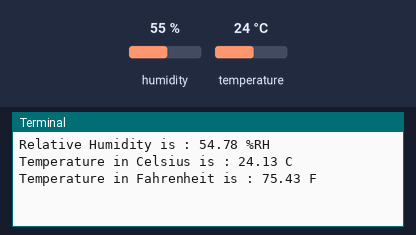
The program below on a simulated Raspberry Pi (BCM pin numbers). On the bench: the last lines printed to the terminal. Inputs (shaded band) come from the test bench; at power-on: humidity 55 %, temperature 24 °C. The desktop window is not drawn, its controls go by their first labels and the mouse button is held 0.15 s.

Above: at 1.2 s.
1.3 s: humidity set to 22 %
2.8 s: temperature set to 12 °C
At 3.4 s:
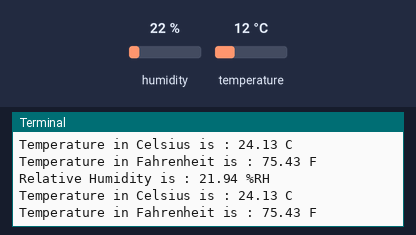
4.3 s: humidity set to 40 %
At 5.9 s:
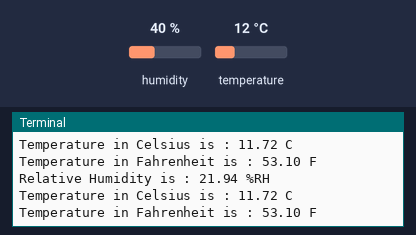
Timing chart, 0 to 7.4 s (numbered marks = the images above; inputs shaded):
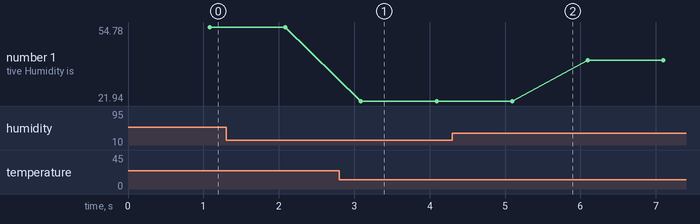

The program:

si7006GUI.py
```python
# (licence header left out)
import smbus
import time
from Tkinter import *


root = Tk()
varTemp = StringVar()
varTemp.set('hello')
varHumidity = StringVar()
varHumidity.set('hello')
lTemp = Label(root, textvariable = varTemp)
lTemp.pack(side=TOP)

rHumidity = Label(root, textvariable = varHumidity)
rHumidity.pack(side=BOTTOM)


# Get I2C bus
bus = smbus.SMBus(1)
while(1):
    # SI7006_A20 address, 0x40(64)
    #		0xF5(245)	Select Relative Humidity NO HOLD MASTER mode
    bus.write_byte(0x40, 0xF5)

    time.sleep(0.5)

    # SI7006_A20 address, 0x40(64)
    # Read data back, 2 bytes, Humidity MSB first
    data0 = bus.read_byte(0x40)
    data1 = bus.read_byte(0x40)

    # Convert the data
    humidity = (125.0 * (data0 * 256.0 + data1) / 65536.0) - 6.0

    # SI7006_A20 address, 0x40(64)
    #		0xF3(243)	Select temperature NO HOLD MASTER mode
    bus.write_byte(0x40, 0xF3)

    time.sleep(0.5)

    # SI7006_A20 address, 0x40(64)
    # Read data back, 2 bytes, Temperature MSB first
    data0 = bus.read_byte(0x40)
    data1 = bus.read_byte(0x40)

    # Convert the data
    cTemp = (175.72 * (data0 * 256.0 + data1) / 65536.0) - 46.85
    fTemp = cTemp * 1.8 + 32
    varTemp.set("Temperature: %.2f C" %cTemp)
    varHumidity.set("Humidity: %.2f" %humidity)
    # Output data to screen
    print "Relative Humidity is : %.2f %%RH" %humidity
    print "Temperature in Celsius is : %.2f C" %cTemp
    print "Temperature in Fahrenheit is : %.2f F" %fTemp
    root.update_idletasks()
```

Measured:
- plotted number 1: 21.94 → 40.08 after the input at 4.3 s
